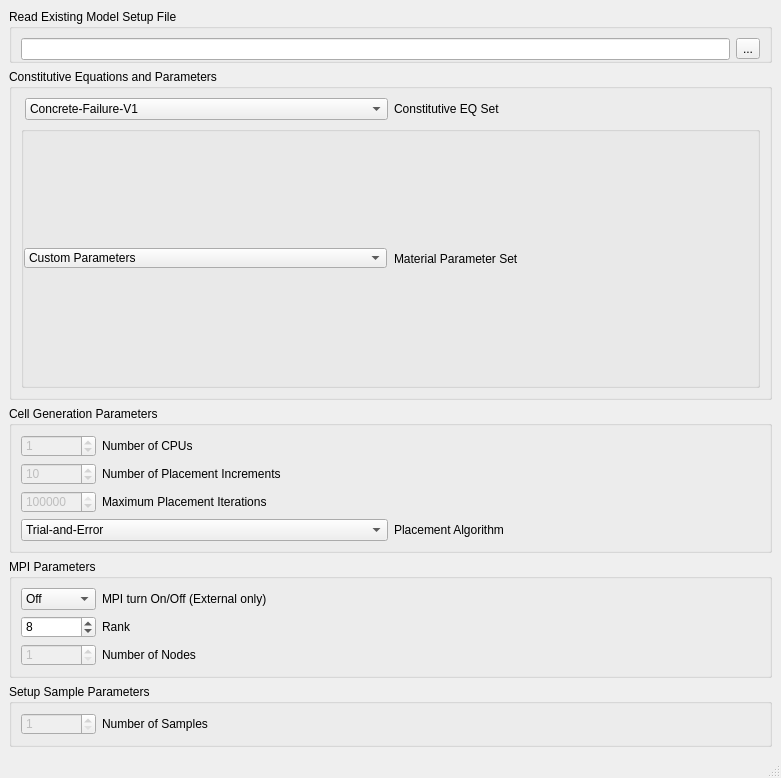
<?xml version="1.0" encoding="UTF-8"?>
<ui version="4.0">
 <class>MainWindow</class>
 <widget class="QMainWindow" name="MainWindow">
  <property name="geometry">
   <rect>
    <x>0</x>
    <y>0</y>
    <width>781</width>
    <height>778</height>
   </rect>
  </property>
  <property name="sizePolicy">
   <sizepolicy hsizetype="Preferred" vsizetype="Maximum">
    <horstretch>0</horstretch>
    <verstretch>0</verstretch>
   </sizepolicy>
  </property>
  <property name="windowIcon">
   <iconset>
    <normaloff>:/icons/PartDesignWorkbench.svg</normaloff>:/icons/PartDesignWorkbench.svg</iconset>
  </property>
  <property name="toolTipDuration">
   <number>0</number>
  </property>
  <property name="styleSheet">
   <string notr="true"/>
  </property>
  <property name="unifiedTitleAndToolBarOnMac">
   <bool>true</bool>
  </property>
  <widget class="QWidget" name="centralwidget">
   <property name="sizePolicy">
    <sizepolicy hsizetype="Expanding" vsizetype="Expanding">
     <horstretch>0</horstretch>
     <verstretch>0</verstretch>
    </sizepolicy>
   </property>
   <layout class="QGridLayout" name="gridLayout_3">
    <item row="0" column="0">
     <widget class="QGroupBox" name="gb_working_dir">
      <property name="enabled">
       <bool>true</bool>
      </property>
      <property name="styleSheet">
       <string notr="true">border-color: rgb(182, 182, 182);</string>
      </property>
      <property name="title">
       <string>Read Existing Model Setup File</string>
      </property>
      <layout class="QHBoxLayout" name="horizontalLayout_6">
       <property name="leftMargin">
        <number>9</number>
       </property>
       <property name="bottomMargin">
        <number>0</number>
       </property>
       <item>
        <widget class="QLineEdit" name="setupFile">
         <property name="enabled">
          <bool>true</bool>
         </property>
         <property name="readOnly">
          <bool>true</bool>
         </property>
        </widget>
       </item>
       <item>
        <widget class="QToolButton" name="readFileButton">
         <property name="enabled">
          <bool>true</bool>
         </property>
         <property name="text">
          <string notr="true">...</string>
         </property>
        </widget>
       </item>
      </layout>
     </widget>
    </item>
    <item row="1" column="0">
     <widget class="QGroupBox" name="gb_analysis_type">
      <property name="enabled">
       <bool>true</bool>
      </property>
      <property name="autoFillBackground">
       <bool>false</bool>
      </property>
      <property name="styleSheet">
       <string notr="true">border-color: rgb(182, 182, 182);</string>
      </property>
      <property name="title">
       <string>Constitutive Equations and Parameters</string>
      </property>
      <!-- Hidden from UI -->
      <property name="visible">
       <bool>false</bool>
      </property>
      <layout class="QGridLayout" name="gridLayout_4">
       <property name="verticalSpacing">
        <number>6</number>
       </property>
       <item row="0" column="0">
        <layout class="QHBoxLayout" name="horizontalLayout_5">
         <property name="leftMargin">
          <number>4</number>
         </property>
         <property name="rightMargin">
          <number>4</number>
         </property>
         <item>
          <widget class="QComboBox" name="constEQ">
           <property name="enabled">
            <bool>true</bool>
           </property>
           <property name="sizePolicy">
            <sizepolicy hsizetype="Minimum" vsizetype="Preferred">
             <horstretch>0</horstretch>
             <verstretch>0</verstretch>
            </sizepolicy>
           </property>
           <property name="minimumSize">
            <size>
             <width>173</width>
             <height>0</height>
            </size>
           </property>
           <property name="currentIndex">
            <number>0</number>
           </property>
           <property name="maxVisibleItems">
            <number>16</number>
           </property>
           <property name="frame">
            <bool>true</bool>
           </property>
           <item>
            <property name="text">
             <string notr="true">Concrete-Failure-V1</string>
            </property>
           </item>
           <item>
            <property name="text">
             <string>Concrete-Failure-V2</string>
            </property>
           </item>
           <item>
            <property name="text">
             <string>Concrete-Failure-V3</string>
            </property>
           </item>
           <item>
            <property name="text">
             <string>Concrete-Failure-V4</string>
            </property>
           </item>
           <item>
            <property name="text">
             <string>FRC-Failure-V1</string>
            </property>
           </item>
           <item>
            <property name="text">
             <string>Sandstone-Failure-V1</string>
            </property>
           </item>
           <item>
            <property name="text">
             <string>Shale-Failure-V1</string>
            </property>
           </item>
           <item>
            <property name="text">
             <string>Wood-Failure-V1</string>
            </property>
           </item>
          </widget>
         </item>
         <item>
          <widget class="QLabel" name="label">
           <property name="enabled">
            <bool>true</bool>
           </property>
           <property name="text">
            <string>Constitutive EQ Set</string>
           </property>
          </widget>
         </item>
        </layout>
       </item>
       <item row="1" column="0">
        <widget class="QGroupBox" name="groupBox_2">
         <property name="enabled">
          <bool>true</bool>
         </property>
         <property name="sizePolicy">
          <sizepolicy hsizetype="Preferred" vsizetype="Minimum">
           <horstretch>0</horstretch>
           <verstretch>0</verstretch>
          </sizepolicy>
         </property>
         <property name="styleSheet">
          <string notr="true">border-color: rgba(182, 182, 182, 0);</string>
         </property>
         <property name="title">
          <string/>
         </property>
         <property name="flat">
          <bool>true</bool>
         </property>
         <layout class="QGridLayout" name="_2">
          <property name="sizeConstraint">
           <enum>QLayout::SetDefaultConstraint</enum>
          </property>
          <property name="leftMargin">
           <number>0</number>
          </property>
          <property name="topMargin">
           <number>0</number>
          </property>
          <property name="rightMargin">
           <number>0</number>
          </property>
          <property name="bottomMargin">
           <number>0</number>
          </property>
          <property name="spacing">
           <number>0</number>
          </property>
          <item row="1" column="0">
           <widget class="QStackedWidget" name="widgetStack2">
            <property name="styleSheet">
             <string notr="true">border-color: rgba(182, 182, 182, 0);</string>
            </property>
            <property name="frameShadow">
             <enum>QFrame::Plain</enum>
            </property>
            <property name="lineWidth">
             <number>0</number>
            </property>
            <property name="currentIndex">
             <number>0</number>
            </property>
            <widget class="QWidget" name="Page1_box">
             <property name="enabled">
              <bool>true</bool>
             </property>
             <layout class="QGridLayout" name="gridLayout">
              <property name="leftMargin">
               <number>0</number>
              </property>
              <property name="topMargin">
               <number>0</number>
              </property>
              <property name="rightMargin">
               <number>0</number>
              </property>
              <property name="bottomMargin">
               <number>0</number>
              </property>
              <property name="horizontalSpacing">
               <number>6</number>
              </property>
              <property name="verticalSpacing">
               <number>0</number>
              </property>
              <item row="0" column="0">
               <layout class="QHBoxLayout" name="horizontalLayout_7">
                <property name="spacing">
                 <number>7</number>
                </property>
                <property name="leftMargin">
                 <number>0</number>
                </property>
                <property name="rightMargin">
                 <number>0</number>
                </property>
                <item>
                 <widget class="QComboBox" name="matParaSet4EQ1">
                  <property name="enabled">
                   <bool>true</bool>
                  </property>
                  <property name="sizePolicy">
                   <sizepolicy hsizetype="Minimum" vsizetype="Preferred">
                    <horstretch>0</horstretch>
                    <verstretch>0</verstretch>
                   </sizepolicy>
                  </property>
                  <property name="minimumSize">
                   <size>
                    <width>173</width>
                    <height>20</height>
                   </size>
                  </property>
                  <property name="maximumSize">
                   <size>
                    <width>16777215</width>
                    <height>20</height>
                   </size>
                  </property>
                  <property name="maxVisibleItems">
                   <number>16</number>
                  </property>
                  <property name="frame">
                   <bool>true</bool>
                  </property>
                  <item>
                   <property name="text">
                    <string>Custom Parameters</string>
                   </property>
                  </item>
                 </widget>
                </item>
                <item>
                 <widget class="QLabel" name="label_5">
                  <property name="enabled">
                   <bool>true</bool>
                  </property>
                  <property name="text">
                   <string>Material Parameter Set</string>
                  </property>
                 </widget>
                </item>
               </layout>
              </item>
             </layout>
            </widget>
            <widget class="QWidget" name="page">
             <layout class="QGridLayout" name="gridLayout_5">
              <property name="leftMargin">
               <number>0</number>
              </property>
              <property name="topMargin">
               <number>0</number>
              </property>
              <property name="rightMargin">
               <number>0</number>
              </property>
              <property name="bottomMargin">
               <number>0</number>
              </property>
              <property name="verticalSpacing">
               <number>0</number>
              </property>
              <item row="0" column="0">
               <layout class="QHBoxLayout" name="horizontalLayout_8">
                <property name="spacing">
                 <number>7</number>
                </property>
                <property name="leftMargin">
                 <number>0</number>
                </property>
                <property name="rightMargin">
                 <number>0</number>
                </property>
                <item>
                 <widget class="QComboBox" name="matParaSet4EQ2">
                  <property name="enabled">
                   <bool>true</bool>
                  </property>
                  <property name="sizePolicy">
                   <sizepolicy hsizetype="Minimum" vsizetype="Preferred">
                    <horstretch>0</horstretch>
                    <verstretch>0</verstretch>
                   </sizepolicy>
                  </property>
                  <property name="minimumSize">
                   <size>
                    <width>173</width>
                    <height>20</height>
                   </size>
                  </property>
                  <property name="maximumSize">
                   <size>
                    <width>16777215</width>
                    <height>20</height>
                   </size>
                  </property>
                  <property name="maxVisibleItems">
                   <number>16</number>
                  </property>
                  <property name="frame">
                   <bool>true</bool>
                  </property>
                  <item>
                   <property name="text">
                    <string>Custom Parameters</string>
                   </property>
                  </item>
                  <item>
                   <property name="text">
                    <string>Cusatis et al. 2011 Section 3</string>
                   </property>
                  </item>
                  <item>
                   <property name="text">
                    <string>Cusatis et al. 2011 Section 4</string>
                   </property>
                  </item>
                  <item>
                   <property name="text">
                    <string>Cusatis et al. 2011 Section 5.1</string>
                   </property>
                  </item>
                 </widget>
                </item>
                <item>
                 <widget class="QLabel" name="label_6">
                  <property name="enabled">
                   <bool>true</bool>
                  </property>
                  <property name="text">
                   <string>Material Parameter Set</string>
                  </property>
                 </widget>
                </item>
               </layout>
              </item>
             </layout>
            </widget>
            <widget class="QWidget" name="page_2">
             <layout class="QGridLayout" name="gridLayout_6">
              <property name="leftMargin">
               <number>0</number>
              </property>
              <property name="topMargin">
               <number>0</number>
              </property>
              <property name="rightMargin">
               <number>0</number>
              </property>
              <property name="bottomMargin">
               <number>0</number>
              </property>
              <property name="verticalSpacing">
               <number>0</number>
              </property>
              <item row="0" column="0">
               <layout class="QHBoxLayout" name="horizontalLayout_9">
                <property name="spacing">
                 <number>7</number>
                </property>
                <property name="leftMargin">
                 <number>0</number>
                </property>
                <property name="rightMargin">
                 <number>0</number>
                </property>
                <item>
                 <widget class="QComboBox" name="matParaSet4EQ3">
                  <property name="enabled">
                   <bool>true</bool>
                  </property>
                  <property name="sizePolicy">
                   <sizepolicy hsizetype="Minimum" vsizetype="Preferred">
                    <horstretch>0</horstretch>
                    <verstretch>0</verstretch>
                   </sizepolicy>
                  </property>
                  <property name="minimumSize">
                   <size>
                    <width>173</width>
                    <height>20</height>
                   </size>
                  </property>
                  <property name="maximumSize">
                   <size>
                    <width>16777215</width>
                    <height>20</height>
                   </size>
                  </property>
                  <property name="maxVisibleItems">
                   <number>16</number>
                  </property>
                  <property name="frame">
                   <bool>true</bool>
                  </property>
                  <item>
                   <property name="text">
                    <string>Custom Parameters</string>
                   </property>
                  </item>
                 </widget>
                </item>
                <item>
                 <widget class="QLabel" name="label_7">
                  <property name="enabled">
                   <bool>true</bool>
                  </property>
                  <property name="text">
                   <string>Material Parameter Set</string>
                  </property>
                 </widget>
                </item>
               </layout>
              </item>
             </layout>
            </widget>
            <widget class="QWidget" name="page_3">
             <layout class="QGridLayout" name="gridLayout_7">
              <property name="leftMargin">
               <number>0</number>
              </property>
              <property name="topMargin">
               <number>0</number>
              </property>
              <property name="rightMargin">
               <number>0</number>
              </property>
              <property name="bottomMargin">
               <number>0</number>
              </property>
              <property name="verticalSpacing">
               <number>0</number>
              </property>
              <item row="0" column="0">
               <layout class="QHBoxLayout" name="horizontalLayout_10">
                <property name="spacing">
                 <number>7</number>
                </property>
                <property name="leftMargin">
                 <number>0</number>
                </property>
                <property name="rightMargin">
                 <number>0</number>
                </property>
                <item>
                 <widget class="QComboBox" name="matParaSet4EQ4">
                  <property name="enabled">
                   <bool>true</bool>
                  </property>
                  <property name="sizePolicy">
                   <sizepolicy hsizetype="Minimum" vsizetype="Preferred">
                    <horstretch>0</horstretch>
                    <verstretch>0</verstretch>
                   </sizepolicy>
                  </property>
                  <property name="minimumSize">
                   <size>
                    <width>173</width>
                    <height>20</height>
                   </size>
                  </property>
                  <property name="maximumSize">
                   <size>
                    <width>16777215</width>
                    <height>20</height>
                   </size>
                  </property>
                  <property name="maxVisibleItems">
                   <number>16</number>
                  </property>
                  <property name="frame">
                   <bool>true</bool>
                  </property>
                  <item>
                   <property name="text">
                    <string>Custom Parameters</string>
                   </property>
                  </item>
                  <item>
                   <property name="text">
                    <string>Cusatis et al. 2011 Section 3</string>
                   </property>
                  </item>
                  <item>
                   <property name="text">
                    <string>Cusatis et al. 2011 Section 4</string>
                   </property>
                  </item>
                  <item>
                   <property name="text">
                    <string>Cusatis et al. 2011 Section 5.1</string>
                   </property>
                  </item>
                 </widget>
                </item>
                <item>
                 <widget class="QLabel" name="label_8">
                  <property name="enabled">
                   <bool>true</bool>
                  </property>
                  <property name="text">
                   <string>Material Parameter Set</string>
                  </property>
                 </widget>
                </item>
               </layout>
              </item>
             </layout>
            </widget>
            <widget class="QWidget" name="page_4">
             <layout class="QGridLayout" name="gridLayout_8">
              <property name="leftMargin">
               <number>0</number>
              </property>
              <property name="topMargin">
               <number>0</number>
              </property>
              <property name="rightMargin">
               <number>0</number>
              </property>
              <property name="bottomMargin">
               <number>0</number>
              </property>
              <property name="horizontalSpacing">
               <number>6</number>
              </property>
              <property name="verticalSpacing">
               <number>0</number>
              </property>
              <item row="0" column="0">
               <layout class="QHBoxLayout" name="horizontalLayout_11">
                <property name="spacing">
                 <number>7</number>
                </property>
                <property name="leftMargin">
                 <number>0</number>
                </property>
                <property name="rightMargin">
                 <number>0</number>
                </property>
                <item>
                 <widget class="QComboBox" name="matParaSet4EQ5">
                  <property name="enabled">
                   <bool>true</bool>
                  </property>
                  <property name="sizePolicy">
                   <sizepolicy hsizetype="Minimum" vsizetype="Preferred">
                    <horstretch>0</horstretch>
                    <verstretch>0</verstretch>
                   </sizepolicy>
                  </property>
                  <property name="minimumSize">
                   <size>
                    <width>173</width>
                    <height>20</height>
                   </size>
                  </property>
                  <property name="maximumSize">
                   <size>
                    <width>16777215</width>
                    <height>20</height>
                   </size>
                  </property>
                  <property name="maxVisibleItems">
                   <number>16</number>
                  </property>
                  <property name="frame">
                   <bool>true</bool>
                  </property>
                  <item>
                   <property name="text">
                    <string>Custom Parameters</string>
                   </property>
                  </item>
                 </widget>
                </item>
                <item>
                 <widget class="QLabel" name="label_9">
                  <property name="enabled">
                   <bool>true</bool>
                  </property>
                  <property name="text">
                   <string>Material Parameter Set</string>
                  </property>
                 </widget>
                </item>
               </layout>
              </item>
             </layout>
            </widget>
            <widget class="QWidget" name="page_5">
             <layout class="QGridLayout" name="gridLayout_9">
              <property name="leftMargin">
               <number>0</number>
              </property>
              <property name="topMargin">
               <number>0</number>
              </property>
              <property name="rightMargin">
               <number>0</number>
              </property>
              <property name="bottomMargin">
               <number>0</number>
              </property>
              <property name="verticalSpacing">
               <number>0</number>
              </property>
              <item row="0" column="0">
               <layout class="QHBoxLayout" name="horizontalLayout_17">
                <property name="spacing">
                 <number>6</number>
                </property>
                <item>
                 <widget class="QComboBox" name="matParaSet4EQ6">
                  <property name="enabled">
                   <bool>true</bool>
                  </property>
                  <property name="sizePolicy">
                   <sizepolicy hsizetype="Minimum" vsizetype="Preferred">
                    <horstretch>0</horstretch>
                    <verstretch>0</verstretch>
                   </sizepolicy>
                  </property>
                  <property name="minimumSize">
                   <size>
                    <width>173</width>
                    <height>20</height>
                   </size>
                  </property>
                  <property name="maximumSize">
                   <size>
                    <width>16777215</width>
                    <height>20</height>
                   </size>
                  </property>
                  <property name="maxVisibleItems">
                   <number>16</number>
                  </property>
                  <property name="frame">
                   <bool>true</bool>
                  </property>
                  <item>
                   <property name="text">
                    <string>Custom Parameters</string>
                   </property>
                  </item>
                 </widget>
                </item>
                <item>
                 <widget class="QLabel" name="label_15">
                  <property name="enabled">
                   <bool>true</bool>
                  </property>
                  <property name="text">
                   <string>Material Parameter Set</string>
                  </property>
                 </widget>
                </item>
               </layout>
              </item>
             </layout>
            </widget>
            <widget class="QWidget" name="page_6">
             <layout class="QGridLayout" name="gridLayout_10">
              <property name="leftMargin">
               <number>0</number>
              </property>
              <property name="topMargin">
               <number>0</number>
              </property>
              <property name="rightMargin">
               <number>0</number>
              </property>
              <property name="bottomMargin">
               <number>0</number>
              </property>
              <property name="verticalSpacing">
               <number>0</number>
              </property>
              <item row="0" column="0">
               <layout class="QHBoxLayout" name="horizontalLayout_16">
                <property name="spacing">
                 <number>6</number>
                </property>
                <item>
                 <widget class="QComboBox" name="matParaSet4EQ7">
                  <property name="enabled">
                   <bool>true</bool>
                  </property>
                  <property name="sizePolicy">
                   <sizepolicy hsizetype="Minimum" vsizetype="Preferred">
                    <horstretch>0</horstretch>
                    <verstretch>0</verstretch>
                   </sizepolicy>
                  </property>
                  <property name="minimumSize">
                   <size>
                    <width>173</width>
                    <height>20</height>
                   </size>
                  </property>
                  <property name="maximumSize">
                   <size>
                    <width>16777215</width>
                    <height>20</height>
                   </size>
                  </property>
                  <property name="maxVisibleItems">
                   <number>16</number>
                  </property>
                  <property name="frame">
                   <bool>true</bool>
                  </property>
                  <item>
                   <property name="text">
                    <string>Custom Parameters</string>
                   </property>
                  </item>
                 </widget>
                </item>
                <item>
                 <widget class="QLabel" name="label_14">
                  <property name="enabled">
                   <bool>true</bool>
                  </property>
                  <property name="text">
                   <string>Material Parameter Set</string>
                  </property>
                 </widget>
                </item>
               </layout>
              </item>
             </layout>
            </widget>
            <widget class="QWidget" name="page_7">
             <layout class="QGridLayout" name="gridLayout_11">
              <property name="leftMargin">
               <number>0</number>
              </property>
              <property name="topMargin">
               <number>0</number>
              </property>
              <property name="rightMargin">
               <number>0</number>
              </property>
              <property name="bottomMargin">
               <number>0</number>
              </property>
              <property name="verticalSpacing">
               <number>0</number>
              </property>
              <item row="0" column="0">
               <layout class="QHBoxLayout" name="horizontalLayout_15">
                <property name="spacing">
                 <number>6</number>
                </property>
                <item>
                 <widget class="QComboBox" name="matParaSet4EQ8">
                  <property name="enabled">
                   <bool>true</bool>
                  </property>
                  <property name="sizePolicy">
                   <sizepolicy hsizetype="Minimum" vsizetype="Preferred">
                    <horstretch>0</horstretch>
                    <verstretch>0</verstretch>
                   </sizepolicy>
                  </property>
                  <property name="minimumSize">
                   <size>
                    <width>173</width>
                    <height>20</height>
                   </size>
                  </property>
                  <property name="maximumSize">
                   <size>
                    <width>16777215</width>
                    <height>20</height>
                   </size>
                  </property>
                  <property name="maxVisibleItems">
                   <number>16</number>
                  </property>
                  <property name="frame">
                   <bool>true</bool>
                  </property>
                  <item>
                   <property name="text">
                    <string>Custom Parameters</string>
                   </property>
                  </item>
                 </widget>
                </item>
                <item>
                 <widget class="QLabel" name="label_13">
                  <property name="enabled">
                   <bool>true</bool>
                  </property>
                  <property name="text">
                   <string>Material Parameter Set</string>
                  </property>
                 </widget>
                </item>
               </layout>
              </item>
             </layout>
            </widget>
           </widget>
          </item>
         </layout>
        </widget>
       </item>
      </layout>
     </widget>
    </item>
    <item row="2" column="0">
     <widget class="QGroupBox" name="gb_analysis_type_2">
      <property name="enabled">
       <bool>true</bool>
      </property>
      <property name="styleSheet">
       <string notr="true">border-color: rgb(182, 182, 182);</string>
      </property>
      <property name="title">
       <string>Cell Generation Parameters</string>
      </property>
      <layout class="QGridLayout" name="gridLayout_2">
       <item row="0" column="0">
        <layout class="QHBoxLayout" name="horizontalLayout_2">
         <item>
          <widget class="QSpinBox" name="numCPUbox">
           <property name="enabled">
            <bool>false</bool>
           </property>
           <property name="sizePolicy">
            <sizepolicy hsizetype="Fixed" vsizetype="Fixed">
             <horstretch>0</horstretch>
             <verstretch>0</verstretch>
            </sizepolicy>
           </property>
           <property name="minimumSize">
            <size>
             <width>75</width>
             <height>0</height>
            </size>
           </property>
           <property name="maximumSize">
            <size>
             <width>75</width>
             <height>16777215</height>
            </size>
           </property>
           <property name="maximum">
            <number>999999999</number>
           </property>
           <property name="value">
            <number>1</number>
           </property>
          </widget>
         </item>
         <item>
          <widget class="QLabel" name="label_2">
           <property name="enabled">
            <bool>true</bool>
           </property>
           <property name="text">
            <string>Number of CPUs</string>
           </property>
          </widget>
         </item>
        </layout>
       </item>
       <item row="1" column="0">
        <layout class="QHBoxLayout" name="horizontalLayout_3">
         <item>
          <widget class="QSpinBox" name="numPIncBox">
           <property name="enabled">
            <bool>false</bool>
           </property>
           <property name="sizePolicy">
            <sizepolicy hsizetype="Fixed" vsizetype="Fixed">
             <horstretch>0</horstretch>
             <verstretch>0</verstretch>
            </sizepolicy>
           </property>
           <property name="minimumSize">
            <size>
             <width>75</width>
             <height>0</height>
            </size>
           </property>
           <property name="maximumSize">
            <size>
             <width>75</width>
             <height>16777215</height>
            </size>
           </property>
           <property name="maximum">
            <number>999999999</number>
           </property>
           <property name="value">
            <number>10</number>
           </property>
          </widget>
         </item>
         <item>
          <widget class="QLabel" name="label_3">
           <property name="enabled">
            <bool>true</bool>
           </property>
           <property name="text">
            <string>Number of Placement Increments</string>
           </property>
          </widget>
         </item>
        </layout>
       </item>
       <item row="2" column="0">
        <layout class="QHBoxLayout" name="horizontalLayout_4">
         <item>
          <widget class="QSpinBox" name="numIncBox">
           <property name="enabled">
            <bool>false</bool>
           </property>
           <property name="sizePolicy">
            <sizepolicy hsizetype="Fixed" vsizetype="Fixed">
             <horstretch>0</horstretch>
             <verstretch>0</verstretch>
            </sizepolicy>
           </property>
           <property name="minimumSize">
            <size>
             <width>75</width>
             <height>0</height>
            </size>
           </property>
           <property name="maximumSize">
            <size>
             <width>75</width>
             <height>16777215</height>
            </size>
           </property>
           <property name="maximum">
            <number>999999999</number>
           </property>
           <property name="value">
            <number>500000</number>
           </property>
          </widget>
         </item>
         <item>
          <widget class="QLabel" name="label_4">
           <property name="enabled">
            <bool>true</bool>
           </property>
           <property name="text">
            <string>Maximum Placement Iterations</string>
           </property>
          </widget>
         </item>
        </layout>
       </item>
       <item row="3" column="0">
        <layout class="QHBoxLayout" name="horizontalLayout">
         <item>
          <widget class="QComboBox" name="placementAlg">
           <property name="enabled">
            <bool>true</bool>
           </property>
           <property name="minimumSize">
            <size>
             <width>150</width>
             <height>0</height>
            </size>
           </property>
           <item>
            <property name="text">
             <string>Trial-and-Error</string>
            </property>
           </item>
          </widget>
         </item>
         <item>
          <widget class="QLabel" name="label_placementAlg">
           <property name="text">
            <string>Placement Algorithm</string>
           </property>
          </widget>
         </item>
        </layout>
       </item>
      </layout>
     </widget>
    </item>
    <item row="3" column="0">
     <widget class="QGroupBox" name="gb_mpi_parameters">
      <property name="enabled">
       <bool>true</bool>
      </property>
      <property name="styleSheet">
       <string notr="true">border-color: rgb(182, 182, 182);</string>
      </property>
      <property name="title">
       <string>MPI Parameters</string>
      </property>
      <layout class="QGridLayout" name="gridLayout_mpi">
       <item row="0" column="0">
        <layout class="QHBoxLayout" name="horizontalLayout_mpi_toggle">
         <item>
          <widget class="QComboBox" name="mpiToggle">
           <property name="enabled">
            <bool>true</bool>
           </property>
           <property name="sizePolicy">
            <sizepolicy hsizetype="Fixed" vsizetype="Fixed">
             <horstretch>0</horstretch>
             <verstretch>0</verstretch>
            </sizepolicy>
           </property>
           <property name="minimumSize">
            <size>
             <width>75</width>
             <height>0</height>
            </size>
           </property>
           <property name="maximumSize">
            <size>
             <width>75</width>
             <height>16777215</height>
            </size>
           </property>
           <property name="currentIndex">
            <number>0</number>
           </property>
           <item>
            <property name="text">
             <string>Off</string>
            </property>
           </item>
           <item>
            <property name="text">
             <string>On</string>
            </property>
           </item>
          </widget>
         </item>
         <item>
          <widget class="QLabel" name="mpiToggleLabel">
           <property name="text">
            <string>MPI turn On/Off (External only)</string>
           </property>
          </widget>
         </item>
        </layout>
       </item>
       <item row="1" column="0">
        <layout class="QHBoxLayout" name="horizontalLayout_mpi_rank">
         <item>
          <widget class="QSpinBox" name="mpiRank">
           <property name="enabled">
            <bool>true</bool>
           </property>
           <property name="sizePolicy">
            <sizepolicy hsizetype="Fixed" vsizetype="Fixed">
             <horstretch>0</horstretch>
             <verstretch>0</verstretch>
            </sizepolicy>
           </property>
           <property name="minimumSize">
            <size>
             <width>75</width>
             <height>0</height>
            </size>
           </property>
           <property name="maximumSize">
            <size>
             <width>75</width>
             <height>16777215</height>
            </size>
           </property>
           <property name="minimum">
            <number>0</number>
           </property>
           <property name="maximum">
            <number>999999999</number>
           </property>
           <property name="value">
            <number>8</number>
           </property>
          </widget>
         </item>
         <item>
          <widget class="QLabel" name="mpiRankLabel">
           <property name="text">
            <string>Rank</string>
           </property>
          </widget>
         </item>
        </layout>
       </item>
       <item row="2" column="0">
        <layout class="QHBoxLayout" name="horizontalLayout_mpi_nodes">
         <item>
          <widget class="QSpinBox" name="mpiNodes">
           <property name="enabled">
            <bool>false</bool>
           </property>
           <property name="sizePolicy">
            <sizepolicy hsizetype="Fixed" vsizetype="Fixed">
             <horstretch>0</horstretch>
             <verstretch>0</verstretch>
            </sizepolicy>
           </property>
           <property name="minimumSize">
            <size>
             <width>75</width>
             <height>0</height>
            </size>
           </property>
           <property name="maximumSize">
            <size>
             <width>75</width>
             <height>16777215</height>
            </size>
           </property>
           <property name="minimum">
            <number>1</number>
           </property>
           <property name="maximum">
            <number>999999999</number>
           </property>
           <property name="value">
            <number>1</number>
           </property>
          </widget>
         </item>
         <item>
          <widget class="QLabel" name="mpiNodesLabel">
           <property name="text">
            <string>Number of Nodes</string>
           </property>
          </widget>
         </item>
        </layout>
       </item>
      </layout>
     </widget>
    </item>
    <item row="4" column="0">
     <widget class="QGroupBox" name="gb_setup_sample_parameters">
      <property name="enabled">
       <bool>true</bool>
      </property>
      <property name="styleSheet">
       <string notr="true">border-color: rgb(182, 182, 182);</string>
      </property>
      <property name="title">
       <string>Setup Sample Parameters</string>
      </property>
      <layout class="QGridLayout" name="gridLayout_setup_sample">
       <item row="0" column="0">
        <layout class="QHBoxLayout" name="horizontalLayout_num_sample">
         <item>
          <widget class="QSpinBox" name="numSampleBox">
           <property name="enabled">
            <bool>false</bool>
           </property>
           <property name="minimumSize">
            <size>
             <width>75</width>
             <height>0</height>
            </size>
           </property>
           <property name="maximumSize">
            <size>
             <width>75</width>
             <height>16777215</height>
            </size>
           </property>
           <property name="minimum">
            <number>1</number>
           </property>
           <property name="maximum">
            <number>999999999</number>
           </property>
           <property name="value">
            <number>1</number>
           </property>
          </widget>
         </item>
         <item>
          <widget class="QLabel" name="label_num_sample">
           <property name="text">
            <string>Number of Samples</string>
           </property>
          </widget>
         </item>
        </layout>
       </item>
      </layout>
     </widget>
    </item>
   </layout>
  </widget>
  <widget class="QMenuBar" name="menubar">
   <property name="geometry">
    <rect>
     <x>0</x>
     <y>0</y>
     <width>781</width>
     <height>21</height>
    </rect>
   </property>
  </widget>
  <widget class="QStatusBar" name="statusbar"/>
 </widget>
 <resources/>
 <connections>
 <!-- Constitutive EQ connection hidden with section
  <connection>
   <sender>constEQ</sender>
   <signal>activated(int)</signal>
   <receiver>widgetStack2</receiver>
   <slot>setCurrentIndex(int)</slot>
   <hints>
    <hint type="sourcelabel">
     <x>205</x>
     <y>113</y>
    </hint>
    <hint type="destinationlabel">
     <x>390</x>
     <y>365</y>
    </hint>
   </hints>
  </connection>
 -->
 </connections>
</ui>
